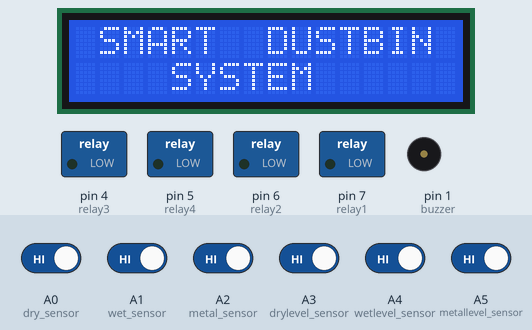
Bench run of a sketch on a simulated Arduino Uno, built with avr-gcc and run on an emulated ATmega328P. On the bench: 16×2 character LCD, switched loads named in the sketch (green lamp = pin HIGH), buzzer (waves = sounding, pin HIGH). Inputs (shaded band) come from the test bench; at power-on: A0 (dry_sensor), A1 (wet_sensor), A2 (metal_sensor), A3 (drylevel_sensor), A4 (wetlevel_sensor), A5 (metallevel_sensor) HIGH. The modem accepts every AT command (registered, SIM ready, sends succeed) and sends nothing else.

Above: at 0.1 s.
3.3 s: A3 (drylevel_sensor) driven LOW
At 3.54 s:
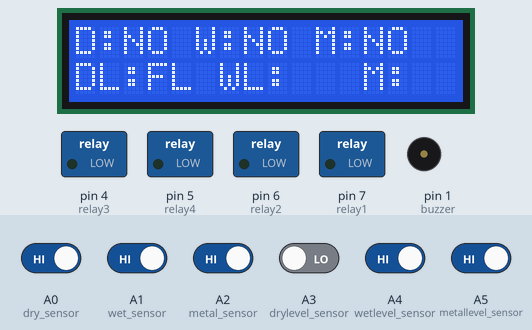
5.7 s: A0 (dry_sensor) driven LOW
At 6.6 s:
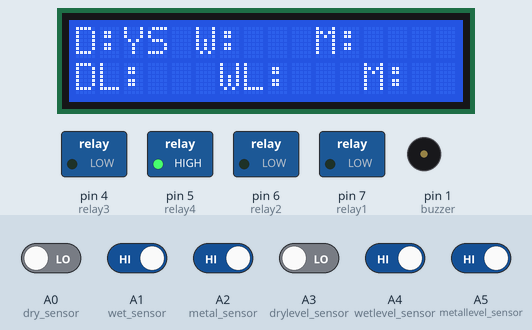
11.7 s: A0 (dry_sensor) driven HIGH
At 13.14 s:
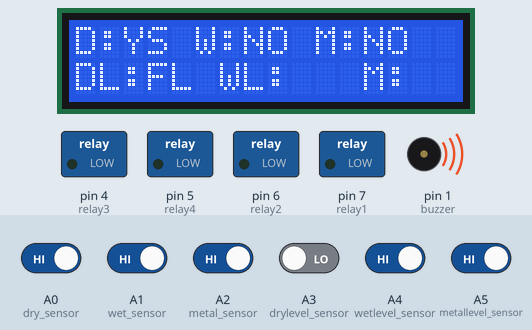
14.7 s: A1 (wet_sensor) driven LOW
At 15.5 s:
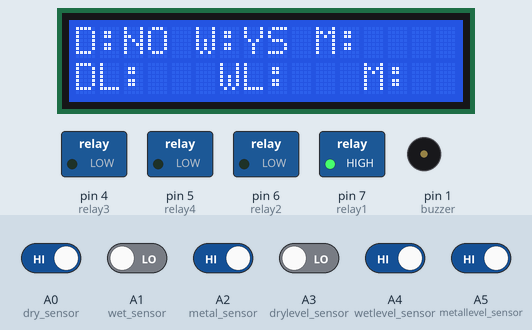
Timing chart, 0 to 29.0 s (numbered marks = the images above; inputs shaded):
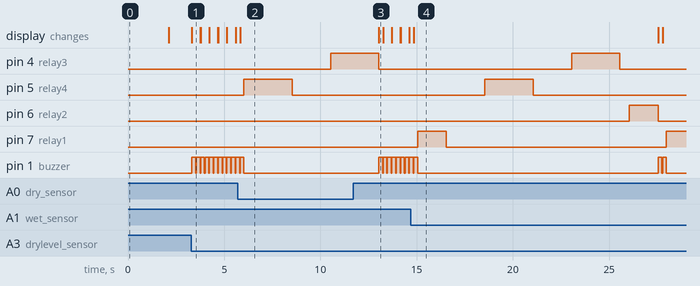

Measured:
- after the input at 3.3 s, pin 1 (buzzer): alternates HIGH for 0.20 s and LOW for 0.03 s, starting at once; the display: changes at once (image 1)
- after the input at 5.7 s, pin 4 (relay3): LOW → HIGH after 4.8 s; pin 5 (relay4): LOW → HIGH after 0.33 s, → LOW 2.5 s later; pin 1 (buzzer): goes on until 6.0 s, then stays LOW; the display: changes after 0.13 s (image 2)
- after the input at 11.7 s, pin 5 (relay4): stays LOW (without the input it goes to HIGH after 1.8 s)
- after the input at 14.7 s, pin 4 (relay3): LOW → HIGH after 8.4 s, → LOW 2.5 s later; pin 5 (relay4): LOW → HIGH after 3.9 s, → LOW 2.5 s later; pin 6 (relay2): LOW → HIGH after 11.4 s, → LOW 1.5 s later; pin 7 (relay1): LOW → HIGH after 0.35 s, → LOW 1.5 s later, → HIGH 11.4 s later; the display: changes after 0.15 s (image 4)
- what the display in image 1 shows lasts 0.5 s, from 3.3 s to 3.8 s

The sketch:

Automatic_Waste_Segregator_Arduino_Code.ino
```cpp
// include the library code:
#include <LiquidCrystal.h>
#include <SoftwareSerial.h>
#define USE_ARDUINO_INTERRUPTS true    // Set-up low-level interrupts for most acurate BPM math.
#include <PulseSensorPlayground.h>     // Includes the PulseSensorPlayground Library.
#include <Wire.h>


#define RX 2
#define TX 3

// initialize the library by associating any needed LCD interface pin
// with the arduino pin number it is connected to
const int rs = 13, en = 12, d4 = 11, d5 = 10, d6 = 9, d7 = 8;
LiquidCrystal lcd(rs, en, d4, d5, d6, d7);


//int ThermistorPin = A2;
//int Vo;
//float R1 = 1000;
//float logR2, R2, T;
//float c1 = 1.009249522e-03, c2 = 2.378405444e-04, c3 = 2.019202697e-07;

String AP = "iot project";       // CHANGE ME
String PASS = "123123123"; // CHANGE ME
String API = "TDO8ZC5F69BCJILX";   // CHANGE ME
String HOST = "api.thingspeak.com";
String PORT = "80";
String field1 = "field1";
String field2 = "field2";
String field3 = "field3";
String field4 = "field4";
int countTrueCommand;
int countTimeCommand;
boolean found = false;

int dry_sensor = A0;
int wet_sensor = A1;
int metal_sensor = A2;

int drylevel_sensor = A3;
int wetlevel_sensor = A4;
int metallevel_sensor = A5;


int relay1 = 7;
int relay2 = 6;
int relay3 = 4;
int relay4 = 5;
int buzzer = 1;

//  Variables
//const int PulseWire = A3;       // PulseSensor PURPLE WIRE connected to ANALOG PIN 0
//const int LED13 = 13;          // The on-board Arduino LED, close to PIN 13.
int Threshold = 550;           // Determine which Signal to "count as a beat" and which to ignore.
// Use the "Gettting Started Project" to fine-tune Threshold Value beyond default setting.
// Otherwise leave the default "550" value.

PulseSensorPlayground pulseSensor;  // Creates an instance of the PulseSensorPlayground object called "pulseSensor"

SoftwareSerial esp8266(RX, TX);
 int dry,wet,metal,level,t,g,s,location;
void setup() {


  //Serial.begin(9600);
  esp8266.begin(115200);

  pinMode(relay1, OUTPUT);
  pinMode(relay2, OUTPUT);
  pinMode(relay3, OUTPUT);
  pinMode(relay4, OUTPUT);
  pinMode(buzzer, OUTPUT);
  lcd.begin(16, 2);

    digitalWrite(buzzer, LOW);
    digitalWrite(relay1, LOW);
    digitalWrite(relay2, LOW);
    digitalWrite(relay3, LOW);
    digitalWrite(relay4, LOW);

  lcd.setCursor(0, 0);
  lcd.print(" SMART  DUSTBIN ");
  lcd.setCursor(0, 1);
  lcd.print("    SYSTEM      ");
  delay(2000);
  lcd.setCursor(0, 0);
  lcd.print("CONNECTING...   ");
  lcd.setCursor(0, 1);
  lcd.print("                ");
  sendCommand("AT", 5, "OK");
  sendCommand("AT+CWMODE=1", 5, "OK");
  sendCommand("AT+CWJAP=\"" + AP + "\",\"" + PASS + "\"", 20, "OK");

}

void loop() {

  lcd.clear();


//  int temp = map(analogRead(temp_sensor), 0, 1023, 100, 0);
//  int gas = map(analogRead(gas_sensor), 0, 1023, 100, 0);
//  int sound = map(analogRead(sound_sensor), 0, 1023, 100, 0);

 dry = digitalRead(dry_sensor);
 wet = digitalRead(wet_sensor);
 metal = digitalRead(metal_sensor);

//  t=(temp/2);
//  g=(gas/10);


  int drylevel; digitalRead(drylevel_sensor) == LOW ? drylevel = 1 : drylevel = 0;
  int wetlevel; digitalRead(wetlevel_sensor) == LOW ? wetlevel = 1 : wetlevel = 0;
  int metallevel; digitalRead(metallevel_sensor) == LOW ? metallevel = 1 : metallevel = 0;

  lcd.setCursor(0, 0);
  lcd.print("D:");
  lcd.setCursor(5, 0);
  lcd.print("W:");
  lcd.setCursor(10, 0);
  lcd.print("M:");

  lcd.setCursor(0, 1);
  lcd.print("DL:");
  lcd.setCursor(6, 1);
  lcd.print("WL:");
  lcd.setCursor(12, 1);
  lcd.print("M:");

    if (dry == LOW)
        {
          lcd.setCursor(2, 0);
          lcd.print("YS");
          digitalWrite(buzzer, HIGH);
          delay(200);
          digitalWrite(buzzer, LOW);
          vopen();
          delay(2000);
          vclose();
          }
          else
          {
            lcd.setCursor(2, 0);
            lcd.print("NO");
            digitalWrite(buzzer, LOW);
         }

   if (wet == LOW)
        {
          lcd.setCursor(7, 0);
          lcd.print("YS");
          digitalWrite(buzzer, HIGH);
          delay(200);
          digitalWrite(buzzer, LOW);
          motor_fwd();
          delay(1500);
          motor_stop();
          delay(2000);
          vopen();
          delay(2000);
          vclose();
          delay(500);
          motor_rws();
          delay(1500);
          motor_stop();
          }
          else
          {
            lcd.setCursor(7, 0);
            lcd.print("NO");
            digitalWrite(buzzer, LOW);
  }
   if (metal == LOW)
         {
          lcd.setCursor(12, 0);
          lcd.print("YS");
          digitalWrite(buzzer, HIGH);
          delay(200);
          digitalWrite(buzzer, LOW);
          motor_rws();
          delay(1500);
          motor_stop();
          delay(2000);
          vopen();
          delay(2000);
          vclose();
          delay(500);
          motor_fwd();
          delay(1500);
          motor_stop();
          }
          else
          {
            lcd.setCursor(12, 0);
            lcd.print("NO");
            digitalWrite(buzzer, LOW);
          }
          if (drylevel == HIGH)
         {
          lcd.setCursor(3, 1);
          lcd.print("FL");
          digitalWrite(buzzer, HIGH);
          delay(200);
          digitalWrite(buzzer, LOW);
          }
          else
          {
            lcd.setCursor(3, 1);
            lcd.print("NR");
            digitalWrite(buzzer, LOW);
          }
            if (wetlevel == HIGH)
         {
          lcd.setCursor(9, 1);
          lcd.print("FL");
          digitalWrite(buzzer, HIGH);
          delay(200);
          digitalWrite(buzzer, LOW);
          }
          else
          {
            lcd.setCursor(9, 1);
            lcd.print("NR");
            digitalWrite(buzzer, LOW);
          }
        if (metallevel == HIGH)
         {
          lcd.setCursor(14, 1);
          lcd.print("FL");
          digitalWrite(buzzer, HIGH);
          delay(200);
          digitalWrite(buzzer, LOW);
          }
          else
          {
            lcd.setCursor(14, 1);
            lcd.print("NR");
            digitalWrite(buzzer, LOW);
          }


  String getData = "GET /update?api_key=" + API + "&" + field1 + "=" + String(drylevel)  + "&" + field2 + "=" + String(wetlevel) + "&" + field3 + "=" + String(metallevel);
  sendCommand("AT+CIPMUX=1", 2, "OK");
  sendCommand("AT+CIPSTART=0,\"TCP\",\"" + HOST + "\"," + PORT, 3, "OK");
  sendCommand("AT+CIPSEND=0," + String(getData.length() + 4), 2, ">");
  esp8266.println(getData); delay(1); countTrueCommand++;
  sendCommand("AT+CIPCLOSE=0", 2, "OK");
}

void sendCommand(String command, int maxTime, char readReplay[]) {
  Serial.print(countTrueCommand);
  Serial.print(". at command => ");
  Serial.print(command);
  Serial.print(" ");
  while (countTimeCommand < (maxTime * 1))
  {
    esp8266.println(command);//at+cipsend
    if (esp8266.find(readReplay)) //ok
    {
      found = true;
      break;
    }
    countTimeCommand++;
  }
  if (found == true)
  {
    Serial.println("OYI");
    countTrueCommand++;
    countTimeCommand = 0;
  }

  if (found == false)
  {
    Serial.println("Fail");
    countTrueCommand = 0;
    countTimeCommand = 0;
  }

  found = false;
}

void motor_fwd()
{
      digitalWrite(relay1, HIGH);
      digitalWrite(relay2, LOW);
}
void motor_rws()
{     digitalWrite(relay1,LOW);
      digitalWrite(relay2, HIGH);
}
void motor_stop()
{
      digitalWrite(relay1, LOW);
      digitalWrite(relay2, LOW);
}
void vopen()
{
      digitalWrite(relay3, LOW);
      digitalWrite(relay4, HIGH);
      delay(2500);
      digitalWrite(relay3, LOW);
      digitalWrite(relay4, LOW);
}
void vclose()
{
      digitalWrite(relay3, HIGH);
      digitalWrite(relay4, LOW);
      delay(2500);
      digitalWrite(relay3, LOW);
      digitalWrite(relay4, LOW);
}
```
